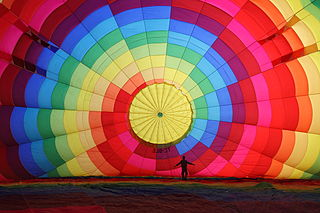
%> input picture training/testGauss.png, 320 x 213 px
$ octave scaleTest.m   (GNU Octave 9; MATLAB toolbox functions it lacks are replaced by stand-ins)
%> lines starting %> are read from the running program, lines starting %| are printed output that depends on the picture
I = imread('testGauss.png');
%> I is the input picture: size 213x320x3 uint8; mean R, G, B 142.3, 85.7, 83.4

bw = 1;
if bw
    I = rgb2gray(I);
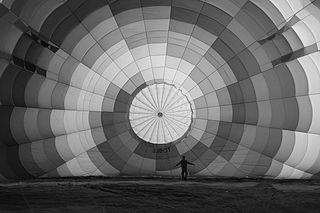
%> I: size 213x320 uint8; min 0, max 242, mean 102.3
end
I = double(I)/255;
%> I: size 213x320 double

%# Create the gaussian filter with hsize = [5 5] and sigma = 2
std = 30;
N = ceil(6*std)+1;
if bw
G = fspecial('gaussian',[N N],std);
else
    G = zeros(N,N,3);
    G(:,:,1) = fspecial('gaussian', [N, N], std);
    G(:,:,2) = G(:,:,1);
    G(:,:,3) = G(:,:,1);
    G = fspecial('gaussian', [N N] , std);
end
max(max(G))/min(min(G))
%# Filter it
if bw
%Ig = imfilter(I,G,'same');
disp('Conv2 process');
Ig = conv2(I, G, 'same');
disp('Imfilter process');
Ig2 = imfilter(I,G,'same');
else
    Ig = zeros(size(I));
    for i = 1:3
        Ig(:,:,i) = convn(I(:,:,i), G, 'same');
    end
    Ig2 = imfilter(I,G,'same');
end


%# Display
subplot(2,3,1)
%imshow(I);
image(I)
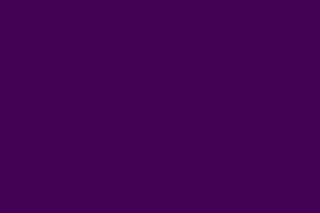
%> displayed picture: size 213x320x3, on the screen's scale of 0 to 255; mean R, G, B 68, 1, 84
imagesc(I);
subplot(2,3,4)
%imshow(Ig)
image(Ig)
imagesc(Ig)
subplot(2,3,2)
imshow(G)
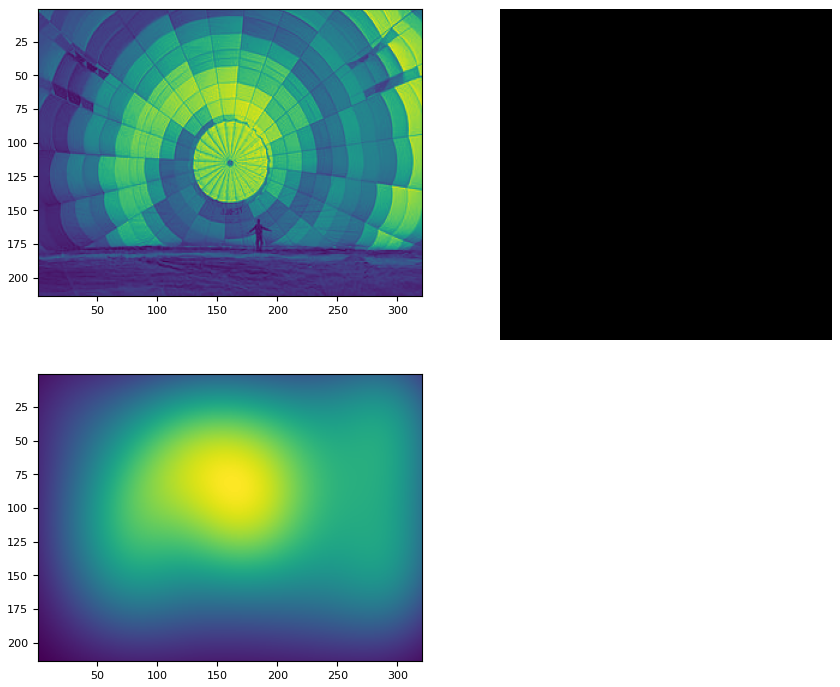
%> figure redrawn from the program's plot data, 3 panels
imagesc(G)
subplot(2,3,5)
imshow(Ig2)
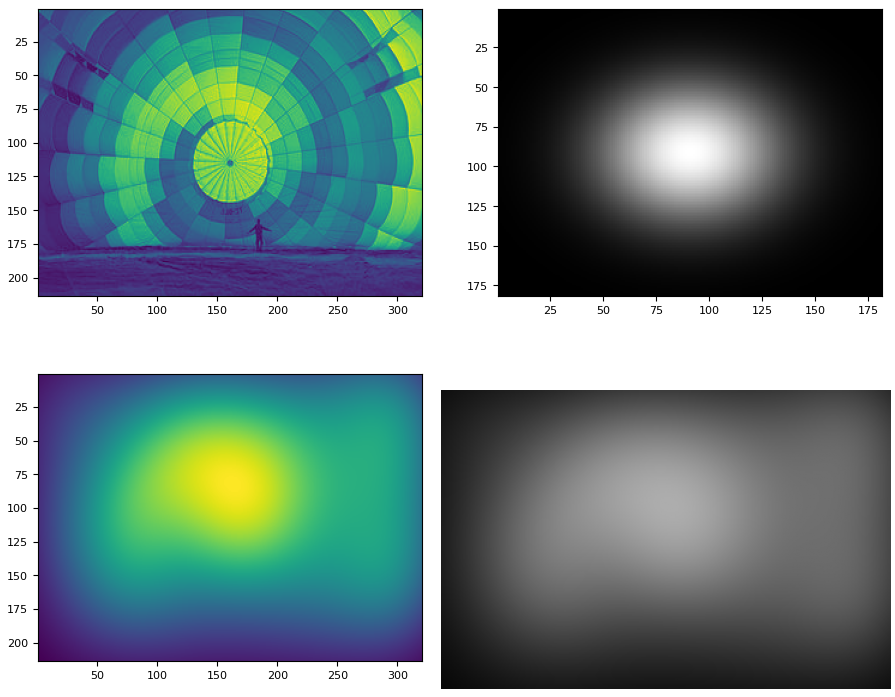
%> figure redrawn from the program's plot data, 4 panels
imagesc(Ig2)
subplot(2,3,6)
if bw
    Ig3 = imgaussfilt(I,std);
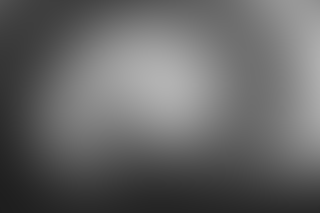
%> Ig3: size 213x320 double; min 0.117, max 0.702, mean 0.4
    imshow(Ig3);
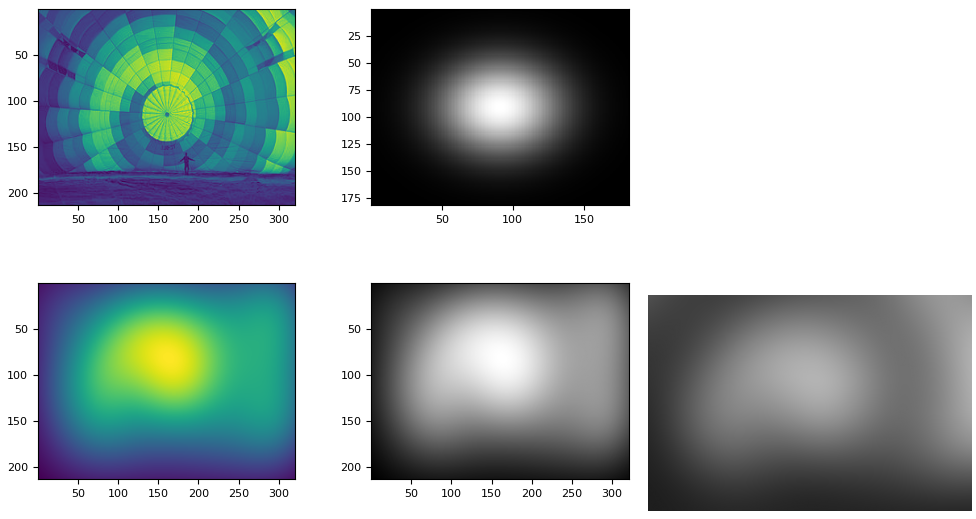
%> figure redrawn from the program's plot data, 5 panels
    imagesc(Ig3);
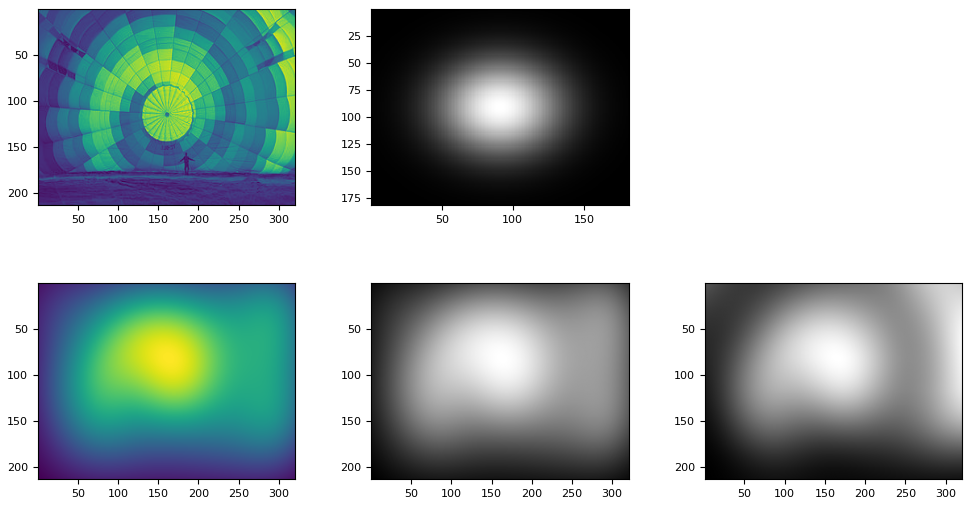
%> figure redrawn from the program's plot data, 5 panels
else
    Ig3 = (imgaussfilt3(I,std));
    imshow(Ig3);
    imagesc(Ig3);
end
